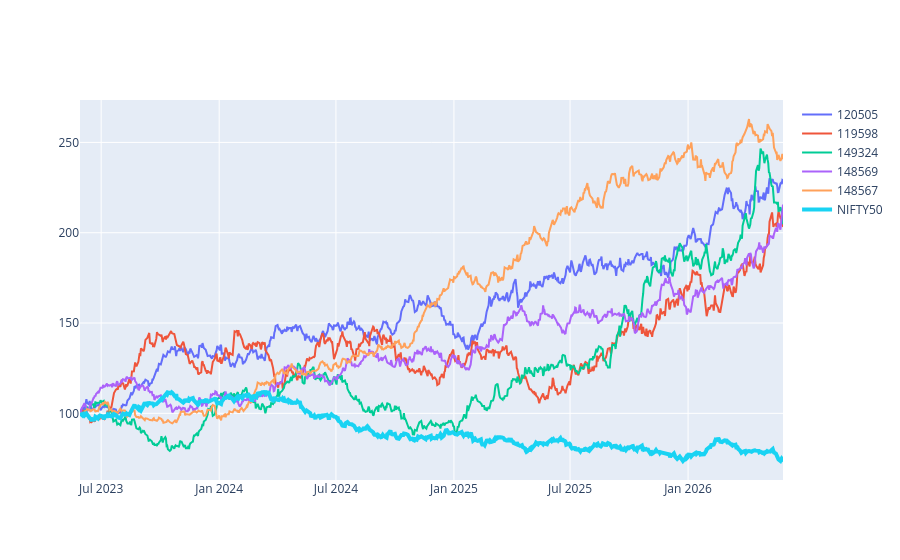

Source (notebook cell):
### Code cell
nifty50["Normalized"] = (
    nifty50["close_value"] /
    nifty50["close_value"].iloc[0]
) * 100

fig.add_trace(
    go.Scatter(
        x=nifty50["date"],
        y=nifty50["Normalized"],
        mode="lines",
        name="NIFTY50",
        line=dict(width=4)
    )
)

### Figure 1 — Plotly figure (JSON) as saved in the notebook; plotly's stock layout.template omitted (floating-point values rounded to 4 significant figures; data arrays with more than 128 entries replaced by an {"elided": "..."} marker saying what was removed)
{"data": [{"mode": "lines", "name": "120505", "type": "scatter", "x": {"elided": "785 str values"}, "y": {"elided": "785 float values"}}, {"mode": "lines", "name": "119598", "type": "scatter", "x": {"elided": "785 str values"}, "y": {"elided": "785 float values"}}, {"mode": "lines", "name": "149324", "type": "scatter", "x": {"elided": "785 str values"}, "y": {"elided": "785 float values"}}, {"mode": "lines", "name": "148569", "type": "scatter", "x": {"elided": "785 str values"}, "y": {"elided": "785 float values"}}, {"mode": "lines", "name": "148567", "type": "scatter", "x": {"elided": "785 str values"}, "y": {"elided": "785 float values"}}, {"line": {"width": 4}, "mode": "lines", "name": "NIFTY50", "type": "scatter", "x": {"elided": "785 str values"}, "y": {"elided": "785 float values"}}], "layout": {}}
